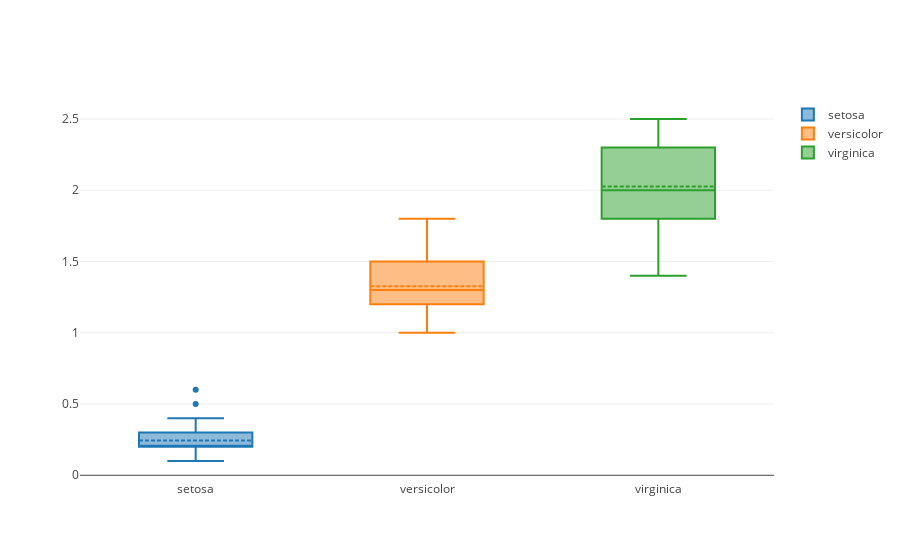

Notebook source saved alongside this figure:
### Code cell
trace1 = go.Box(y=df['PetalWidthCm'][df['Species']=='Iris-setosa'], boxmean=True, name='setosa')
trace2 = go.Box(y=df['PetalWidthCm'][df['Species']=='Iris-versicolor'], boxmean=True, name='versicolor')
trace3 = go.Box(y=df['PetalWidthCm'][df['Species'] == 'Iris-virginica'],boxmean=True, name = 'virginica')
data = [trace1, trace2, trace3]
py.iplot(data)

### Figure 1 — Plotly figure (JSON) as saved in the notebook; plotly's stock layout.template omitted (floating-point values rounded to 4 significant figures)
{"data": [{"boxmean": true, "name": "setosa", "type": "box", "uid": "5661daa2-c402-11e8-ad12-402cf4f1c872", "y": [0.2, 0.2, 0.2, 0.2, 0.2, 0.4, 0.3, 0.2, 0.2, 0.1, 0.2, 0.2, 0.1, 0.1, 0.2, 0.4, 0.4, 0.3, 0.3, 0.3, 0.2, 0.4, 0.2, 0.5, 0.2, 0.2, 0.4, 0.2, 0.2, 0.2, 0.2, 0.4, 0.1, 0.2, 0.1, 0.2, 0.2, 0.1, 0.2, 0.2, 0.3, 0.3, 0.2, 0.6, 0.4, 0.3, 0.2, 0.2, 0.2, 0.2]}, {"boxmean": true, "name": "versicolor", "type": "box", "uid": "5661daa3-c402-11e8-ad32-402cf4f1c872", "y": [1.4, 1.5, 1.5, 1.3, 1.5, 1.3, 1.6, 1, 1.3, 1.4, 1, 1.5, 1, 1.4, 1.3, 1.4, 1.5, 1, 1.5, 1.1, 1.8, 1.3, 1.5, 1.2, 1.3, 1.4, 1.4, 1.7, 1.5, 1, 1.1, 1, 1.2, 1.6, 1.5, 1.6, 1.5, 1.3, 1.3, 1.3, 1.2, 1.4, 1.2, 1, 1.3, 1.2, 1.3, 1.3, 1.1, 1.3]}, {"boxmean": true, "name": "virginica", "type": "box", "uid": "566201a4-c402-11e8-a11d-402cf4f1c872", "y": [2.5, 1.9, 2.1, 1.8, 2.2, 2.1, 1.7, 1.8, 1.8, 2.5, 2, 1.9, 2.1, 2, 2.4, 2.3, 1.8, 2.2, 2.3, 1.5, 2.3, 2, 2, 1.8, 2.1, 1.8, 1.8, 1.8, 2.1, 1.6, 1.9, 2, 2.2, 1.5, 1.4, 2.3, 2.4, 1.8, 1.8, 2.1, 2.4, 2.3, 1.9, 2.3, 2.5, 2.3, 1.9, 2, 2.3, 1.8]}], "layout": {}}
